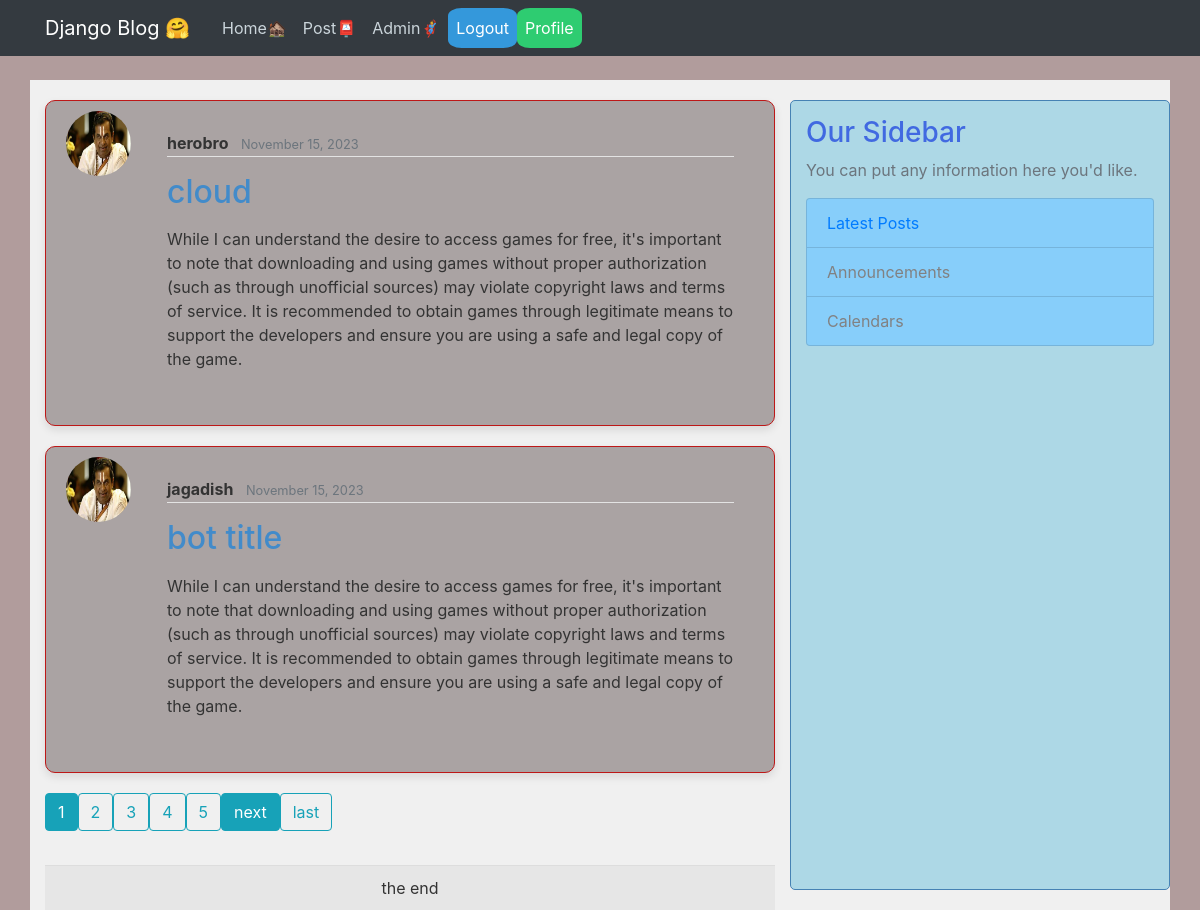
The page /latest/ (signed in) on the database its author committed.
### blog/models.py (models this page shows, shortened)
class Post(models.Model):
    title = models.CharField(max_length=20)
    date_posted  = models.DateTimeField(default=timezone.now)
    author = models.ForeignKey(User,on_delete=models.CASCADE)
    content = models.TextField(max_length=500,default='heyy')

### users/models.py (models this page shows, shortened)
class Profile(models.Model):
    user = models.OneToOneField(User, on_delete=models.CASCADE)
    image = models.ImageField(default='default.jpg', upload_to='profile_pics')
    name = models.TextField(max_length=20, default='BOT')

### blog/views.py (the view)
# urls.py: path('latest/', PostListView.as_view(), name='latest-posts'),
class PostListView(ListView):
    model = Post
    template_name = 'blog/latest_posts.html' # <app>/<model>_<view_type>.html
    context_object_name = 'posts'
    ordering = ['-date_posted']
    paginate_by = 2

### blog/templates/blog/latest_posts.html (shortened to what this page needs)
{% extends "blog/base.html" %}
{% block content %}
  {% if user.is_authenticated %}
    {% for post in posts %}
      <article class="media content-section" style="background-color: #aaa3a3; border: 1px solid #bd1818; border-radius: 10px; margin-bottom: 20px; box-shadow: 0 4px 8px rgba(0, 0, 0, 0.1);">
        <img class="rounded-circle article-img" src="{{ post.author.profile.image.url }}" alt="{{ post.author.username }}">
        <div class="media-body" style="padding: 20px;">
          <div class="article-metadata mb-3">
            <a class="mr-2 font-weight-bold" href="{% url 'user-posts' post.author.username %}" style="color: #333; transition: color 0.3s;" onmouseover="this.style.color='#428bca'" onmouseout="this.style.color='#333'">{{ post.author }}</a>
            <small class="text-muted">{{ post.date_posted|date:"F d, Y" }}</small>
          </div>
          <h2 class="mb-3"><a class="article-title" href="{% url 'post-detail' pk=post.pk %}" style="color: #428bca; text-decoration: none;">{{ post.title }}</a></h2>
          <p class="article-content mb-4">{{ post.content }}</p>
        </div>
      </article>
    {% endfor %}
    {% if is_paginated %}
      <div class="pagination">
        {% for num in page_obj.paginator.page_range %}
          <a href="?page={{num}}" class="btn btn-outline-info mb-4 {% if page_obj.number == num %}active{% endif %}">{{ num }}</a>
        {% endfor %}
        {% if page_obj.has_next %}
          <a href="?page={{page_obj.next_page_number}}" class="btn btn-outline-info mb-4 {% if page_obj.number != page_obj.paginator.num_pages %}active{% endif %}">next</a>
          <a href="?page={{page_obj.paginator.num_pages}}" class="btn btn-outline-info mb-4 {% if page_obj.number == page_obj.paginator.num_pages %}active{% endif %}">last</a>
        {% endif %}
      </div>
      <footer style="text-align: center; background-color: #e6e6e6; padding: 10px; border-top: 1px solid #ddd; margin-top: 10px;">the end</footer>
    {% endif %}
  {% endif %}
{% endblock %}

### blog/templates/blog/base.html (shortened to what this page needs)
{% load static %}
<!DOCTYPE html>
<html lang="en">
<head>
    <link rel="stylesheet" href="https://cdn.jsdelivr.net/npm/bootstrap@4.0.0/dist/css/bootstrap.min.css">
    <link rel="stylesheet" type="text/css" href="{% static 'blog/main.css' %}">
</head>
<body style="background-color: #b19c9c;">
    <header class="site-header">
        <nav class="navbar navbar-expand-md navbar-dark bg-dark fixed-top">
            <div class="container">
                <a class="navbar-brand mr-4" style="color: #ffffff;">Django Blog 🤗 </a>
                <div class="collapse navbar-collapse" id="navbarToggle">
                    <div class="navbar-nav mr-auto">
                        <a class="nav-item nav-link" href="{% url 'blog-home'  %}">Home🏚️</a>
                        <a class="nav-item nav-link" href="{% url 'post-create'  %}">Post📮</a>
                        <a class="nav-item nav-link" href="{% url 'admin:index' %}">Admin🦸</a>
                        <a calss="nav-item nav-link" href=""
                    </div>
                    <div class="navbar-nav">
                        {% if user.is_authenticated %}
                        <a class="nav-item nav-link" href="{% url 'logout' %}" style="background-color:#3498db; color: #fff; border-radius: 20%">Logout</a>
                        <a class="nav-item nav-link" href="{% url 'profile' %}" style="background-color: #2ecc71; color: #fff; border-radius: 20%;">Profile</a>
                        {% else %}
                        <a class="nav-item nav-link" href="{% url 'login' %}" style="background-color: #3498db; color: #fff; border-radius: 20%;">Login</a>
                        <a class="nav-item nav-link" href="{% url 'register' %}" style="background-color: #2ecc71; color: #fff; border-radius: 20%;">Register</a>
                        {% endif %}
                    </div>
                </div>
            </div>
        </nav>
    </header>
    <main role="main" class="container" style="background-color: #f0f0f0; padding-top: 20px;">
        <div class="row">
            <div class="col-md-8">
                {% block content %}{% endblock %}
            </div>
            <div class="content-section col-md-4" style="background-color: #ADD8E6; border: 1px solid #4682B4; border-radius: 5px; padding: 15px;">
                <h3 style="color: #4169E1;">Our Sidebar</h3>
                <p class="text-muted">
                    You can put any information here you'd like.
                    <ul class="list-group">
                        <li class="list-group-item list-group-item-light" style="background-color: #87CEFA;">
                            <a href="{% url 'latest-posts' %}">Latest Posts</a>
                        </li>
                        <li class="list-group-item list-group-item-light" style="background-color: #87CEFA;">Announcements</li>
                        <li class="list-group-item list-group-item-light" style="background-color: #87CEFA;">Calendars</li>
                    </ul>
                </p>
            </div>
        </div>
    </main>
</body>
</html>

### blog/static/blog/main.css (style rules this page uses)
body { background: #fafafa; color: #333333; margin-top: 5rem; background-position: center; }
h1, h2, h3, h4, h5, h6 { color: #444444; }
ul { margin: 0; }
.site-header .navbar-nav .nav-link { color: #cbd5db; }
.content-section { background: #ffffff; padding: 10px 20px; border: 1px solid #dddddd; border-radius: 3px; margin-bottom: 20px; }
.article-title { color: #444444; }
.article-content { white-space: pre-line; }
.article-img { height: 65px; width: 65px; margin-right: 16px; }
.article-metadata { padding-bottom: 1px; margin-bottom: 4px; border-bottom: 1px solid #e3e3e3 }

### rows shown on the page
Post: author.profile.image (placeholder picture), author "herobro", date_posted "November 15, 2023", title "cloud", content "While I can understand the desire to access games for free, it's important to note that downloading and using games without proper authorization (such as through unofficial sources) may violate copyright laws and terms of service. It is recommended to obtain games through legitimate means to support the developers and ensure you are using a safe and legal copy of the game."
Post: author.profile.image (placeholder picture), author "jagadish", date_posted "November 15, 2023", title "bot title", content "While I can understand the desire to access games for free, it's important to note that downloading and using games without proper authorization (such as through unofficial sources) may violate copyright laws and terms of service. It is recommended to obtain games through legitimate means to support the developers and ensure you are using a safe and legal copy of the game."

### other values the page prints
{{ num }} "1" "2" "3" "4" "5"
